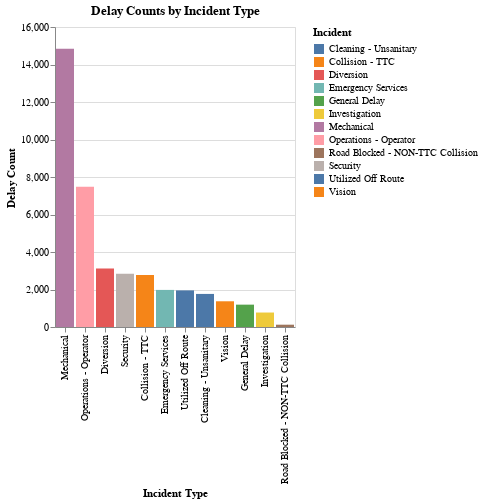

The code cell stored with this chart in its notebook:
### Code cell
delay_counts_incident = delayed_ttc.groupby('Incident')['Min Delay'].count().reset_index()
delay_counts_incident = delay_counts_incident.rename(columns={'Min Delay': 'Delay Count'})
delay_counts_incident = delay_counts_incident.sort_values(by='Delay Count', ascending=False)

print("Delay Counts by Incident Type")
print(delay_counts_incident)


# Visualize delay counts by Incident Type
chart_incident = alt.Chart(delay_counts_incident).mark_bar().encode(
    x=alt.X('Incident:N', title='Incident Type', sort='-y'),  # Sort by Delay Count
    y=alt.Y('Delay Count:Q', title='Delay Count'),
    color='Incident:N'
).properties(
    title='Delay Counts by Incident Type'
)

chart_incident.show()

### Figure 1 — Vega specification as saved in the notebook (floating-point values rounded to 4 significant figures)
{"$schema": "https://vega.github.io/schema/vega/v5.json", "data": [{"name": "source_0"}, {"name": "data_0", "values": [{"Delay Count_end": 14850.0, "Delay Count_start": 0.0, "Incident": "Mechanical"}, {"Delay Count_end": 7483.0, "Delay Count_start": 0.0, "Incident": "Operations - Operator"}, {"Delay Count_end": 3125.0, "Delay Count_start": 0.0, "Incident": "Diversion"}, {"Delay Count_end": 2838.0, "Delay Count_start": 0.0, "Incident": "Security"}, {"Delay Count_end": 2772.0, "Delay Count_start": 0.0, "Incident": "Collision - TTC"}, {"Delay Count_end": 1978.0, "Delay Count_start": 0.0, "Incident": "Emergency Services"}, {"Delay Count_end": 1953.0, "Delay Count_start": 0.0, "Incident": "Utilized Off Route"}, {"Delay Count_end": 1764.0, "Delay Count_start": 0.0, "Incident": "Cleaning - Unsanitary"}, {"Delay Count_end": 1372.0, "Delay Count_start": 0.0, "Incident": "Vision"}, {"Delay Count_end": 1192.0, "Delay Count_start": 0.0, "Incident": "General Delay"}, {"Delay Count_end": 772.0, "Delay Count_start": 0.0, "Incident": "Investigation"}, {"Delay Count_end": 123.0, "Delay Count_start": 0.0, "Incident": "Road Blocked - NON-TTC Collision"}]}, {"name": "source_0_x_domain_Incident", "values": [{"Incident": "Mechanical", "sort_field": 14846}, {"Incident": "Operations - Operator", "sort_field": 7483}, {"Incident": "Diversion", "sort_field": 3125}, {"Incident": "Security", "sort_field": 2838}, {"Incident": "Collision - TTC", "sort_field": 2772}, {"Incident": "Emergency Services", "sort_field": 1978}, {"Incident": "Utilized Off Route", "sort_field": 1953}, {"Incident": "Cleaning - Unsanitary", "sort_field": 1764}, {"Incident": "Vision", "sort_field": 1372}, {"Incident": "General Delay", "sort_field": 1192}, {"Incident": "Investigation", "sort_field": 772}, {"Incident": "Road Blocked - NON-TTC Collision", "sort_field": 123}]}, {"name": "data_0_color_domain_Incident", "values": [{"Incident": "Mechanical"}, {"Incident": "Operations - Operator"}, {"Incident": "Diversion"}, {"Incident": "Security"}, {"Incident": "Collision - TTC"}, {"Incident": "Emergency Services"}, {"Incident": "Utilized Off Route"}, {"Incident": "Cleaning - Unsanitary"}, {"Incident": "Vision"}, {"Incident": "General Delay"}, {"Incident": "Investigation"}, {"Incident": "Road Blocked - NON-TTC Collision"}]}], "signals": [{"name": "x_step", "value": 20}, {"name": "width", "update": "bandspace(domain('x').length, 0.1, 0.05) * x_step"}], "marks": [{"type": "rect", "name": "marks", "from": {"data": "data_0"}, "encode": {"update": {"fill": {"field": "Incident", "scale": "color"}, "width": {"signal": "max(0.25, bandwidth('x'))"}, "x": {"field": "Incident", "scale": "x"}, "y": {"field": "Delay Count_end", "scale": "y"}, "y2": {"field": "Delay Count_start", "scale": "y"}}}, "style": ["bar"]}], "scales": [{"name": "x", "type": "band", "domain": {"data": "source_0_x_domain_Incident", "field": "Incident", "sort": {"op": "max", "field": "sort_field", "order": "descending"}}, "range": {"step": {"signal": "x_step"}}, "paddingOuter": 0.05, "paddingInner": 0.1}, {"name": "y", "type": "linear", "domain": {"data": "data_0", "fields": ["Delay Count_start", "Delay Count_end"]}, "range": [{"signal": "height"}, 0], "nice": true, "zero": true}, {"name": "color", "type": "ordinal", "domain": {"data": "data_0_color_domain_Incident", "field": "Incident", "sort": true}, "range": "category"}], "axes": [{"scale": "y", "domain": false, "aria": false, "maxExtent": 0, "minExtent": 0, "orient": "left", "tickCount": {"signal": "ceil(height/40)"}, "ticks": false, "labels": false, "zindex": 0, "grid": true, "gridScale": "x"}, {"scale": "x", "grid": false, "labelAngle": 270, "title": "Incident Type", "labelBaseline": "middle", "zindex": 0, "orient": "bottom", "labelAlign": "right"}, {"scale": "y", "title": "Delay Count", "grid": false, "zindex": 0, "labelOverlap": true, "orient": "left", "tickCount": {"signal": "ceil(height/40)"}}], "title": {"text": "Delay Counts by Incident Type", "frame": "group"}, "height": 300, "background": "white", "legends": [{"fill": "color", "symbolType": "square", "title": "Incident"}], "style": "cell", "padding": 5}
